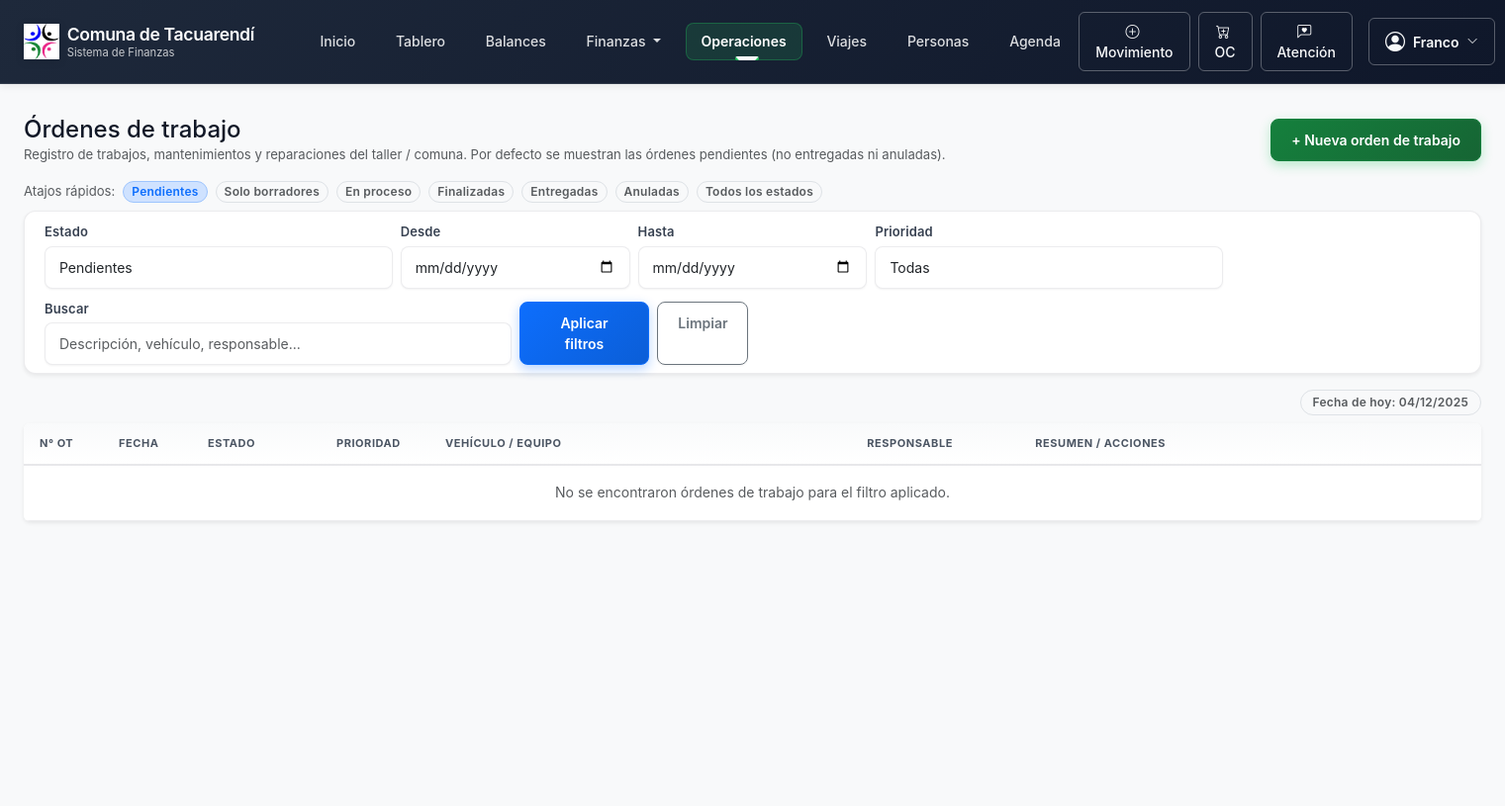
Page /ordenes-trabajo/ (signed in) on the earlier database version.
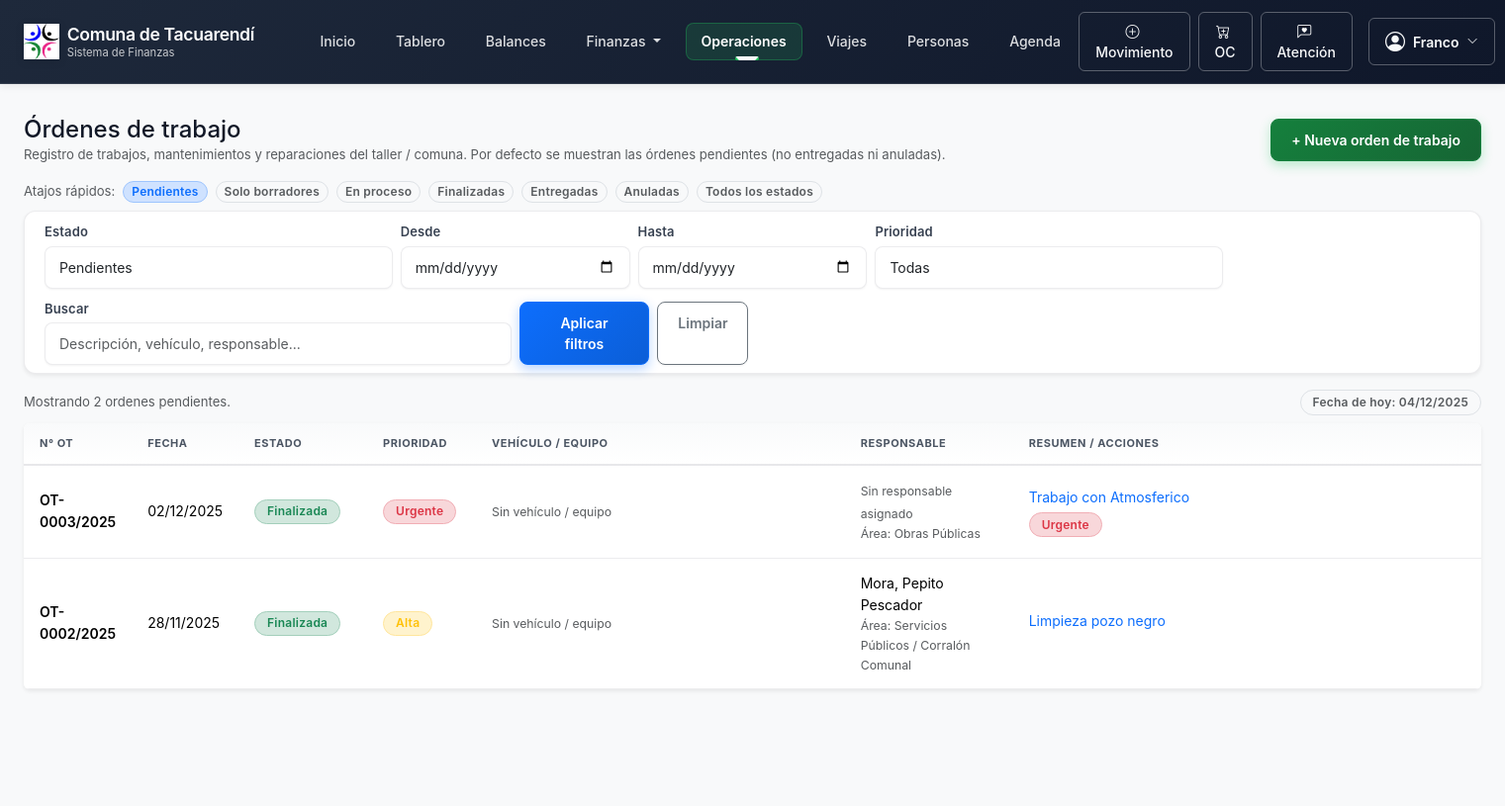
Same page on the later database version.
### finanzas/models.py (models this page shows, shortened)
class OrdenTrabajo(models.Model):
    ESTADO_BORRADOR = "BORRADOR"
    ESTADO_EN_PROCESO = "EN_PROCESO"
    ESTADO_FINALIZADA = "FINALIZADA"
    ESTADO_ENTREGADA = "ENTREGADA"
    ESTADO_ANULADA = "ANULADA"
    ESTADO_CHOICES = [
        (ESTADO_BORRADOR, "Borrador"),
        (ESTADO_EN_PROCESO, "En proceso"),
        (ESTADO_FINALIZADA, "Finalizada"),
        (ESTADO_ENTREGADA, "Entregada al solicitante"),
        (ESTADO_ANULADA, "Anulada"),
    ]
    TIPO_MECANICA = "MECANICA"
    TIPO_ELECTRICA = "ELECTRICA"
    TIPO_OBRA = "OBRA"
    TIPO_SERVICIO = "SERVICIO"
    TIPO_OTRO = "OTRO"
    TIPO_TRABAJO_CHOICES = [
        (TIPO_MECANICA, "Mecánica / vehículos"),
        (TIPO_ELECTRICA, "Eléctrica / luminarias"),
        (TIPO_OBRA, "Obra / albañilería"),
        (TIPO_SERVICIO, "Servicio a vecino / institución"),
        (TIPO_OTRO, "Otro"),
    ]
    PRIORIDAD_BAJA = "BAJA"
    PRIORIDAD_MEDIA = "MEDIA"
    PRIORIDAD_ALTA = "ALTA"
    PRIORIDAD_URGENTE = "URGENTE"
    PRIORIDAD_CHOICES = [
        (PRIORIDAD_BAJA, "Baja"),
        (PRIORIDAD_MEDIA, "Media"),
        (PRIORIDAD_ALTA, "Alta"),
        (PRIORIDAD_URGENTE, "Urgente"),
    ]
    numero = models.CharField(
        max_length=30,
        blank=True,
        help_text="Número interno de OT (ej: OT-0001/2025). Opcional.",
    )
    fecha_ot = models.DateField(
        help_text="Fecha de la orden de trabajo.",
    )
    estado = models.CharField(
        max_length=15,
        choices=ESTADO_CHOICES,
        default=ESTADO_BORRADOR,
        db_index=True,
    )
    tipo_trabajo = models.CharField(
        max_length=20,
        choices=TIPO_TRABAJO_CHOICES,
        default=TIPO_OTRO,
        help_text="Tipo principal de trabajo realizado.",
    )
    prioridad = models.CharField(
        max_length=10,
        choices=PRIORIDAD_CHOICES,
        default=PRIORIDAD_MEDIA,
    )
    solicitante = models.ForeignKey(
        Beneficiario,
        on_delete=models.SET_NULL,
        null=True,
        blank=True,
        related_name="ordenes_trabajo_solicitadas",
        help_text="Persona solicitante (si está cargada en el censo).",
    )
    solicitante_texto = models.CharField(
        max_length=200,
        blank=True,
        help_text="Nombre del solicitante (texto libre, para instituciones o casos sin censo).",
    )
    area = models.ForeignKey(
        Area,
        on_delete=models.SET_NULL,
        null=True,
        blank=True,
        related_name="ordenes_trabajo",
        help_text="Área responsable que realiza el trabajo.",
    )
    vehiculo = models.ForeignKey(
        Vehiculo,
        on_delete=models.SET_NULL,
        null=True,
        blank=True,
        related_name="ordenes_trabajo",
        help_text="Vehículo utilizado (si corresponde).",
    )
    responsable = models.ForeignKey(
        Beneficiario,
        on_delete=models.SET_NULL,
        null=True,
        blank=True,
        related_name="ordenes_trabajo_responsable",
        help_text="Responsable principal del trabajo (personal de la comuna).",
    )
    responsable_texto = models.CharField(
        max_length=200,
        blank=True,
        help_text="Texto libre para responsable, por si no está en censo.",
    )
    descripcion = models.TextField(
        help_text="Descripción del trabajo a realizar (pedido inicial).",
    )
    trabajos_realizados = models.TextField(
        blank=True,
        help_text="Detalle de trabajos efectivamente realizados (se completa al finalizar).",
    )
    importe_estimado = models.DecimalField(
        max_digits=14,
        decimal_places=2,
        null=True,
        blank=True,
        help_text="Importe estimado a cobrar (si aplica).",
    )
    importe_final = models.DecimalField(
        max_digits=14,
        decimal_places=2,
        null=True,
        blank=True,
        help_text="Importe final acordado/cobrado (si aplica).",
    )
    categoria_ingreso = models.ForeignKey(
        Categoria,
        on_delete=models.SET_NULL,
        null=True,
        blank=True,
        related_name="ordenes_trabajo_ingreso",
        help_text="Categoría contable para el ingreso (si la OT genera cobro).",
    )
    movimiento_ingreso = models.ForeignKey(
        Movimiento,
        on_delete=models.SET_NULL,
        null=True,
        blank=True,
        related_name="ordenes_trabajo",
        help_text="Movimiento de ingreso generado a partir de esta OT (opcional).",
    )
    observaciones = models.TextField(blank=True)
    creado_por = models.ForeignKey(
        settings.AUTH_USER_MODEL,
        on_delete=models.SET_NULL,
        null=True,
        blank=True,
        related_name="ordenes_trabajo_creadas",
    )
    actualizado_por = models.ForeignKey(
        settings.AUTH_USER_MODEL,
        on_delete=models.SET_NULL,
        null=True,
        blank=True,
        related_name="ordenes_trabajo_actualizadas",
    )
    fecha_creacion = models.DateTimeField(auto_now_add=True)
    actualizado_en = models.DateTimeField(auto_now=True)
    class Meta:
        verbose_name = "Orden de trabajo"
        verbose_name_plural = "Órdenes de trabajo"
        ordering = ["-fecha_ot", "-id"]

class Area(models.Model):
    nombre = models.CharField(max_length=100)
    descripcion = models.TextField(blank=True)
    activo = models.BooleanField(default=True)
    class Meta:
        verbose_name = "Área"
        verbose_name_plural = "Áreas"
    def __str__(self):
        return self.nombre

class Beneficiario(models.Model):
    TIPO_VINCULO_NINGUNO = "NINGUNO"
    TIPO_VINCULO_PLANTA = "PLANTA"
    TIPO_VINCULO_JORNAL = "JORNAL"
    TIPO_VINCULO_EVENTUAL = "EVENTUAL"
    TIPO_VINCULO_HONORARIO = "HONORARIO"
    TIPO_VINCULO_CHOICES = [
        (TIPO_VINCULO_NINGUNO, "Sin vínculo laboral"),
        (TIPO_VINCULO_PLANTA, "Planta permanente"),
        (TIPO_VINCULO_JORNAL, "Jornalizado"),
        (TIPO_VINCULO_EVENTUAL, "Eventual / changuista"),
        (TIPO_VINCULO_HONORARIO, "Honorarios / contratad@"),
    ]
    nombre = models.CharField(max_length=100)
    apellido = models.CharField(max_length=100)
    dni = models.CharField(max_length=20, blank=True, db_index=True)
    direccion = models.CharField(max_length=255, blank=True)
    barrio = models.CharField(max_length=100, blank=True)
    telefono = models.CharField(max_length=50, blank=True)
    notas = models.TextField(blank=True)
    paga_servicios = models.BooleanField(
        default=False,
        help_text="Indica si esta persona paga servicios a la comuna (agua, tasas, etc.).",
    )
    detalle_servicios = models.CharField(
        max_length=255,
        blank=True,
        help_text="Detalle del servicio (N° conexión, lote, referencia de pago, etc.).",
    )
    tipo_vinculo = models.CharField(
        max_length=20,
        choices=TIPO_VINCULO_CHOICES,
        default=TIPO_VINCULO_NINGUNO,
        help_text="Vínculo laboral con la comuna (planta, jornal, eventual, honorarios).",
    )
    sector_laboral = models.ForeignKey(
        "Area",
        on_delete=models.SET_NULL,
        null=True,
        blank=True,
        related_name="beneficiarios_laborales",
        help_text="Área o sector en el que trabaja para la comuna (si corresponde).",
    )
    percibe_beneficio = models.BooleanField(
        default=False,
        help_text="Indica si percibe pensión o algún beneficio social (AUH, PNC, jubilación, etc.).",
    )
    beneficio_detalle = models.CharField(
        max_length=255,
        blank=True,
        help_text="Ej: AUH, Pensión no contributiva, Jubilación mínima, Potenciar Trabajo, Tarjeta Alimentar, etc.",
    )
    beneficio_organismo = models.CharField(
        max_length=120,
        blank=True,
        help_text="Organismo que lo otorga. Ej: ANSES, Provincia, Comuna, ONG, etc.",
    )
    beneficio_monto_aprox = models.DecimalField(
        max_digits=12,
        decimal_places=2,
        null=True,
        blank=True,
        help_text="Monto aproximado mensual (si se conoce).",
    )
    activo = models.BooleanField(default=True)
    class Meta:
        verbose_name = "Beneficiario"
        verbose_name_plural = "Beneficiarios"
    def __str__(self):
        return f"{self.apellido}, {self.nombre}"

### finanzas/views_ot.py (the view, shortened to what this page needs)
class OrdenTrabajoListView(OrdenTrabajoAccessMixin, ListView):
    model = OrdenTrabajo
    template_name = "finanzas/orden_trabajo_list.html"
    context_object_name = "ordenes_trabajo"
    paginate_by = 25
    def get_queryset(self):
        qs = (
            super()
            .get_queryset()
            .select_related("area", "vehiculo", "solicitante")
        )
        request = self.request
        estado = request.GET.get("estado") or "PENDIENTES"
        prioridad = request.GET.get("prioridad") or ""
        desde = request.GET.get("desde") or ""
        hasta = request.GET.get("hasta") or ""
        q = request.GET.get("q") or ""
        if estado == "PENDIENTES":
            qs = qs.exclude(estado__in=["ENTREGADA", "ANULADA"])
        elif estado and estado != "TODAS":
            qs = qs.filter(estado=estado)
        if prioridad:
            qs = qs.filter(prioridad=prioridad)
        if desde:
            qs = qs.filter(fecha_ot__gte=desde)
        if hasta:
            qs = qs.filter(fecha_ot__lte=hasta)
        return qs.order_by("-fecha_ot", "-id")
    def get_context_data(self, **kwargs):
        ctx = super().get_context_data(**kwargs)
        request = self.request
        estado = request.GET.get("estado") or "PENDIENTES"
        prioridad = request.GET.get("prioridad") or ""
        desde = request.GET.get("desde") or ""
        hasta = request.GET.get("hasta") or ""
        q = request.GET.get("q") or ""
        hay_filtros = (
            estado not in (None, "", "PENDIENTES")
            or bool(prioridad)
            or bool(desde)
            or bool(hasta)
            or bool(q)
        )
        ctx.update(
            estado_actual=estado,
            prioridad_actual=prioridad,
            hay_filtros=hay_filtros,
            hoy=timezone.localdate(),
            q=q,
        )
        ctx.update(_roles_ctx(self.request.user))
        return ctx

### finanzas/context_processors.py (called while the page is built)
def roles_ctx(request):
    user = request.user
    es_admin = permisos.es_admin_sistema(user)
    es_staff_fin = permisos.es_staff_finanzas(user)
    es_op_fin = permisos.es_operador_finanzas(user)
    es_op_soc = permisos.es_operador_social(user)
    es_consulta = permisos.es_consulta_politica(user)
    es_fin = permisos.es_finanzas(user)
    return {
        "es_admin_sistema": es_admin,
        "es_staff_finanzas": es_staff_fin,
        "es_operador_finanzas": es_op_fin,
        "es_operador_social": es_op_soc,
        "es_consulta_politica": es_consulta,
        "es_finanzas": es_fin,
        "rol_staff_finanzas": es_staff_fin,
        "rol_operador_finanzas": es_op_fin,
        "rol_operador_social": es_op_soc,
        "rol_consulta_politica": es_consulta,
    }

def comuna_ctx(request):
    return {
        "COMUNA_NOMBRE": getattr(settings, "COMUNA_NOMBRE", "Comuna de Tacuarendí"),
        "COMUNA_CUIT": getattr(settings, "COMUNA_CUIT", ""),
        "COMUNA_DOMICILIO": getattr(settings, "COMUNA_DOMICILIO", ""),
        "COMUNA_TELEFONO": getattr(settings, "COMUNA_TELEFONO", ""),
        "COMUNA_EMAIL": getattr(settings, "COMUNA_EMAIL", ""),
    }

### finanzas/templates/finanzas/orden_trabajo_list.html (shortened to what the changed rows need)
{% extends "finanzas/base.html" %}
{% load humanize %}
{% block content %}
<div class="d-flex justify-content-between align-items-center mb-3">
  <div>
    <h1 class="h4 mb-0">Órdenes de trabajo</h1>
  </div>
</div>
<div class="d-flex justify-content-between align-items-center mb-2 small text-muted">
  <div>
    {% if page_obj %}
      {% if hay_filtros %}
        Mostrando {{ page_obj.paginator.count }} orden{{ page_obj.paginator.count|pluralize:"es" }}
        para el filtro aplicado.
      {% else %}
        Mostrando {{ page_obj.paginator.count }} orden{{ page_obj.paginator.count|pluralize:"es" }}
        pendientes.
      {% endif %}
    {% endif %}
  </div>
  <div class="text-end d-none d-md-block">
    <span class="badge bg-light text-muted border">
    </span>
  </div>
</div>
<div class="table-responsive shadow-sm bg-white rounded">
  <table class="table table-sm align-middle mb-0 table-hover">
    <thead class="table-light">
      <tr>
        <th style="width:80px;">N° OT</th>
        <th style="width:90px;">Fecha</th>
        <th style="width:130px;">Estado</th>
        <th style="width:110px;">Prioridad</th>
        <th>Vehículo / Equipo</th>
        <th style="width:170px;">Responsable</th>
        <th>Resumen / acciones</th>
      </tr>
    </thead>
    <tbody>
      {% for ot in ordenes_trabajo %}
        <tr>
          <td>
            <span class="fw-semibold">
              {{ ot.numero|default:ot.id }}
            </span>
          </td>
          <td>
            {% if ot.fecha_ot %}
              {{ ot.fecha_ot|date:"d/m/Y" }}
            {% else %}
              <span class="text-muted small">-</span>
            {% endif %}
          </td>
          <td>
            {% if ot.estado == "BORRADOR" %}
              <span class="badge bg-secondary-subtle text-secondary border border-secondary-subtle">
                Borrador
              </span>
            {% elif ot.estado == "EN_PROCESO" %}
              <span class="badge bg-warning-subtle text-warning border border-warning-subtle">
                En proceso
              </span>
            {% elif ot.estado == "FINALIZADA" %}
              <span class="badge bg-success-subtle text-success border border-success-subtle">
                Finalizada
              </span>
            {% elif ot.estado == "ENTREGADA" %}
              <span class="badge bg-info-subtle text-info border border-info-subtle">
                Entregada
              </span>
            {% elif ot.estado == "ANULADA" %}
              <span class="badge bg-danger-subtle text-danger border border-danger-subtle">
                Anulada
              </span>
            {% else %}
              <span class="badge bg-light text-muted border">Sin estado</span>
            {% endif %}
          </td>
          <td>
            {% if ot.prioridad == "BAJA" %}
              <span class="badge bg-light text-muted border">Baja</span>
            {% elif ot.prioridad == "MEDIA" %}
              <span class="badge bg-primary-subtle text-primary border border-primary-subtle">
                Media
              </span>
            {% elif ot.prioridad == "ALTA" %}
              <span class="badge bg-warning-subtle text-warning border border-warning-subtle">
                Alta
              </span>
            {% elif ot.prioridad == "URGENTE" %}
              <span class="badge bg-danger-subtle text-danger border border-danger-subtle">
                Urgente
              </span>
            {% else %}
              <span class="badge bg-light text-muted border">-</span>
            {% endif %}
          </td>
          <td>
            {% if ot.vehiculo %}
              {{ ot.vehiculo }}
            {% else %}
              <span class="text-muted small">Sin vehículo / equipo</span>
            {% endif %}
          </td>
          <td>
            {% if ot.responsable_texto %}
              {{ ot.responsable_texto }}
            {% elif ot.responsable %}
              {{ ot.responsable }}
            {% else %}
              <span class="text-muted small">Sin responsable asignado</span>
            {% endif %}
            {% if ot.area %}
              <div class="text-muted small">
                Área: {{ ot.area }}
              </div>
            {% endif %}
          </td>
          <td>
            <div class="d-flex flex-column">
              <a
                href="{% url 'finanzas:orden_trabajo_detail' ot.pk %}"
                class="text-decoration-none"
              >
                {{ ot.descripcion|default:"(sin descripción)"|truncatechars:70 }}
              </a>
              <div class="mt-1 d-flex flex-wrap gap-1 small">
                {% if ot.prioridad == "URGENTE" %}
                  <span class="badge rounded-pill bg-danger-subtle text-danger border border-danger-subtle">
                    Urgente
                  </span>
                {% endif %}
              </div>
            </div>
          </td>
        </tr>
      {% empty %}
        <tr>
          <td colspan="7" class="text-center py-3 text-muted">
            No se encontraron órdenes de trabajo para el filtro aplicado.
          </td>
        </tr>
      {% endfor %}
    </tbody>
  </table>
</div>
{% endblock %}

Differences in the rows shown:
added OrdenTrabajo: numero "OT-0003/2025", fecha_ot "02/12/2025", estado "Finalizada", prioridad "Urgente", shows "Sin vehículo / equipo", responsable_texto "Sin responsable asignado", area "Obras Públicas", descripcion "Trabajo con Atmosferico"
added OrdenTrabajo: numero "OT-0002/2025", fecha_ot "28/11/2025", estado "Finalizada", prioridad "Alta", shows "Sin vehículo / equipo", responsable "Mora, Pepito Pescador", area "Servicios Públicos / Corralón Comunal", descripcion "Limpieza pozo negro"
Other differences:
{{ page_obj.paginator.count }}: (not shown) → "2"
text no longer shown: "No se encontraron órdenes de trabajo para el filtro aplicado."
text now shown: "Mostrando orden pendientes."
